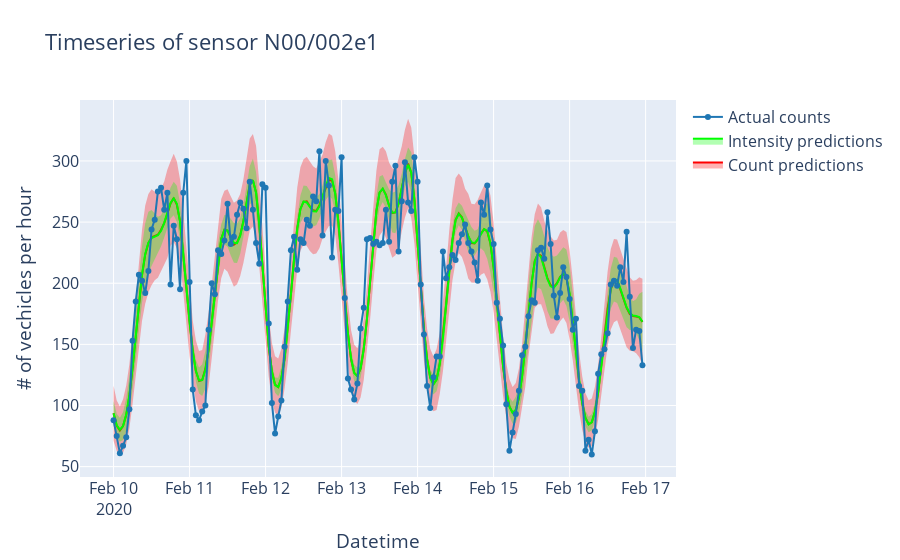

Notebook code cell kept with this figure:
### Code cell
data = plotly_results(sensor_df, detector_id, model, X, num_samples=1000)
layout = go.Layout(
    title='Timeseries of sensor {id}'.format(id=detector_id),
    xaxis_title="Datetime",
    yaxis_title="# of vechicles per hour",
    font=dict(size=16)
)
fig = go.Figure(data=data, layout=layout)
fig.show()

### Figure 1 — Plotly figure (JSON) as saved in the notebook; plotly's stock layout.template omitted (floating-point values rounded to 4 significant figures; data arrays with more than 128 entries replaced by an {"elided": "..."} marker saying what was removed)
{"data": [{"line": {"width": 0}, "marker": {"color": "#444"}, "mode": "lines", "name": "$Counts \\mu-2\\sigma$", "showlegend": false, "type": "scatter", "x": {"elided": "168 str values"}, "y": {"elided": "168 float values"}}, {"fill": "tonexty", "fillcolor": "rgba(255,0,0,0.3)", "line": {"color": "rgb(255, 0, 0)"}, "mode": "lines", "name": "Count predictions", "type": "scatter", "x": {"elided": "168 str values"}, "y": {"elided": "168 float values"}}, {"fill": "tonexty", "fillcolor": "rgba(255,0,0,0.3)", "line": {"width": 0}, "marker": {"color": "#444"}, "mode": "lines", "name": "$Counts \\mu+2\\sigma$", "showlegend": false, "type": "scatter", "x": {"elided": "168 str values"}, "y": {"elided": "168 float values"}}, {"line": {"width": 0}, "marker": {"color": "#444"}, "mode": "lines", "name": "$Intensity \\mu-2\\sigma$", "showlegend": false, "type": "scatter", "x": {"elided": "168 str values"}, "y": {"elided": "168 float values"}}, {"fill": "tonexty", "fillcolor": "rgba(0,255,0,0.3)", "line": {"color": "rgb(0, 255, 0)"}, "mode": "lines", "name": "Intensity predictions", "type": "scatter", "x": {"elided": "168 str values"}, "y": {"elided": "168 float values"}}, {"fill": "tonexty", "fillcolor": "rgba(0,255,0,0.3)", "line": {"width": 0}, "marker": {"color": "#444"}, "mode": "lines", "name": "Intensity $\\mu+2\\sigma$", "showlegend": false, "type": "scatter", "x": {"elided": "168 str values"}, "y": {"elided": "168 float values"}}, {"line": {"color": "#1f77b4"}, "mode": "lines+markers", "name": "Actual counts", "type": "scatter", "x": {"elided": "168 str values"}, "y": {"elided": "168 int values"}}], "layout": {"font": {"size": 16}, "title": {"text": "Timeseries of sensor N00/002e1"}, "xaxis": {"title": {"text": "Datetime"}}, "yaxis": {"title": {"text": "# of vechicles per hour"}}}}
